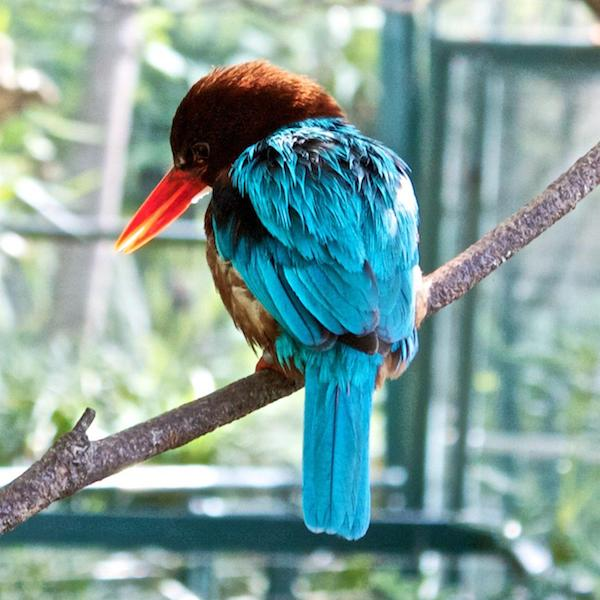
#> input picture week2/data/images/kingfisher.jpg, 600 x 600 px
$ python warpTriangle.py
#> lines starting #> are read from the running program, lines starting #| are printed output that depends on the picture; after the words box and inside, x2 and y2 are one past the last pixel; in counts of white or black regions, pixels touching at a corner belong together
#> further down, imgIn is the input picture: shape (600, 600, 3); mean B, G, R 156, 160.4, 130.2
import cv2
import numpy as np
from dataPath import DATA_PATH


# Warps and alpha blends triangular regions from img1 and img2 to img
def warpTriangle(img1, img2, tri1, tri2) :

  # Find bounding rectangle for each triangle
  r1 = cv2.boundingRect(tri1)
  r2 = cv2.boundingRect(tri2)

  # Crop input image
  img1Cropped = img1[r1[1]:r1[1] + r1[3], r1[0]:r1[0] + r1[2]]
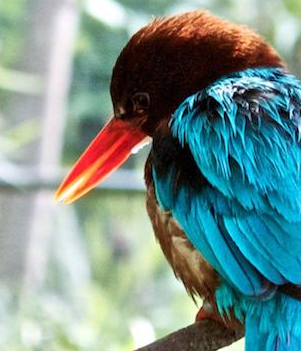
#> img1Cropped: shape (351, 301, 3); mean B, G, R 141.4, 146.5, 119.9

  # Offset points by left top corner of the respective rectangles
  tri1Cropped = []
  tri2Cropped = []

  for i in range(0, 3):
    tri1Cropped.append(((tri1[0][i][0] - r1[0]),(tri1[0][i][1] - r1[1])))
    tri2Cropped.append(((tri2[0][i][0] - r2[0]),(tri2[0][i][1] - r2[1])))

  # Given a pair of triangles, find the affine transform.
  warpMat = cv2.getAffineTransform( np.float32(tri1Cropped), np.float32(tri2Cropped) )

  # Apply the Affine Transform just found to the src image
  img2Cropped = cv2.warpAffine( img1Cropped, warpMat, (r2[2], r2[3]), None, flags=cv2.INTER_LINEAR, borderMode=cv2.BORDER_REFLECT_101 )
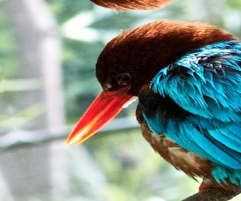
#> img2Cropped: shape (201, 241, 3); mean B, G, R 141.2, 149.2, 132.9

  # Get mask by filling triangle
  mask = np.zeros((r2[3], r2[2], 3), dtype = np.float32)
  cv2.fillConvexPoly(mask, np.int32(tri2Cropped), (1.0, 1.0, 1.0), 16, 0);
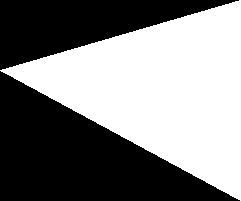
#> mask: shape (201, 241, 3) float32; values 0 (black) and 1 (white), 50.2% white; 2 black regions, box (x1, y1, x2, y2) and area: (0, 71, 240, 201) 15670, (0, 0, 239, 70) 8440

  img2Cropped = img2Cropped * mask
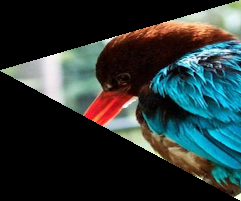
#> img2Cropped: shape (201, 241, 3) float32; mean B, G, R 53.3, 53.7, 41.7

  # Copy triangular region of the rectangular patch to the output image
  img2[r2[1]:r2[1]+r2[3], r2[0]:r2[0]+r2[2]] = img2[r2[1]:r2[1]+r2[3], r2[0]:r2[0]+r2[2]] * ( (1.0, 1.0, 1.0) - mask )
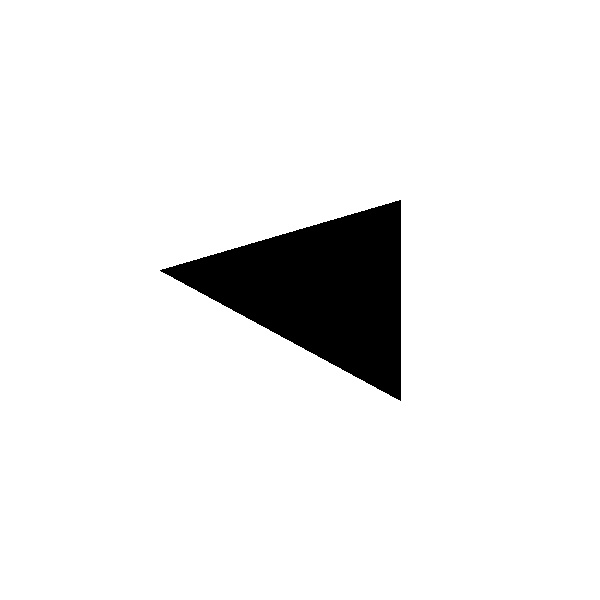
#> img2: shape (600, 600, 3); 93.2% white; 1 black region, box (x1, y1, x2, y2) and area: (160, 200, 401, 401) 24331

  img2[r2[1]:r2[1]+r2[3], r2[0]:r2[0]+r2[2]] = img2[r2[1]:r2[1]+r2[3], r2[0]:r2[0]+r2[2]] + img2Cropped
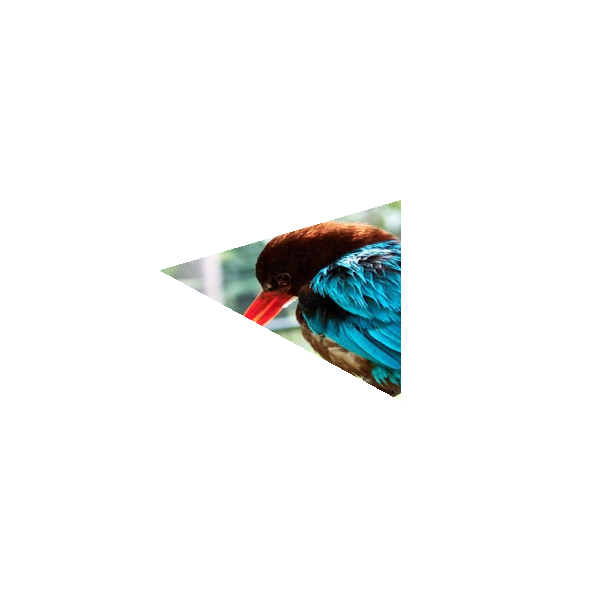
#> img2: shape (600, 600, 3); 6.76% of pixels changed, all inside (x1, y1, x2, y2) = (160, 200, 401, 401); drawn as B, G, R


if __name__ == '__main__' :

  # Read input image
  imgIn = cv2.imread(DATA_PATH + "images/kingfisher.jpg")

  # Output image is set to white
  imgOut = 255 * np.ones(imgIn.shape, dtype = imgIn.dtype)

  # Input triangle
  triIn = np.float32([[[360,50], [60,100], [300,400]]])

  # Output triangle
  triOut = np.float32([[[400,200], [160,270], [400,400]]])

  # Warp all pixels inside input triangle to output triangle
  warpTriangle(imgIn, imgOut, triIn, triOut)

  # Draw triangle using this color
  color = (255, 150, 0)

  # Draw triangles in input and output images.
  cv2.polylines(imgIn, triIn.astype(int), True, color, 2, cv2.LINE_AA)
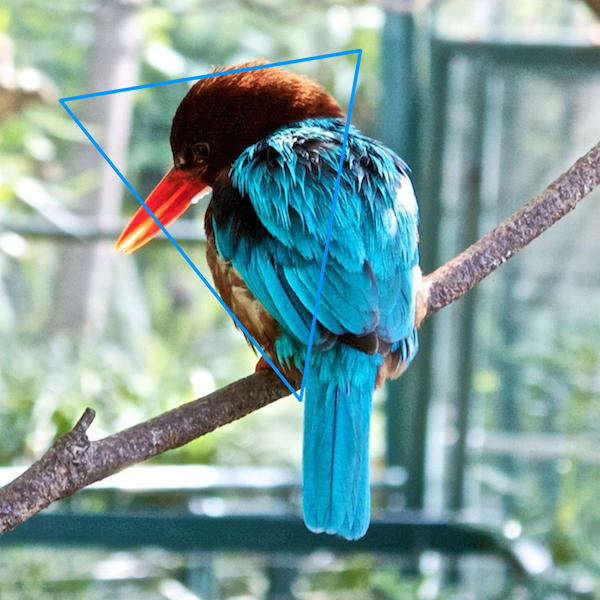
#> imgIn: shape (600, 600, 3); 1.37% of pixels changed, all inside (x1, y1, x2, y2) = (58, 48, 363, 403)
  cv2.polylines(imgOut, triOut.astype(int), True, color, 2, cv2.LINE_AA)

  cv2.namedWindow("Input")
  cv2.imshow("Input", imgIn)
  cv2.imwrite("results/kingfisherInputTriangle.jpg", imgIn)

  cv2.namedWindow("Output")
  cv2.imshow("Output", imgOut)
  cv2.imwrite("results/kingfisherOutputTriangle.jpg", imgOut)


  cv2.waitKey(0)

$ run again, with week2/data/images/bill-clinton.jpg copied over week2/data/images/kingfisher.jpg
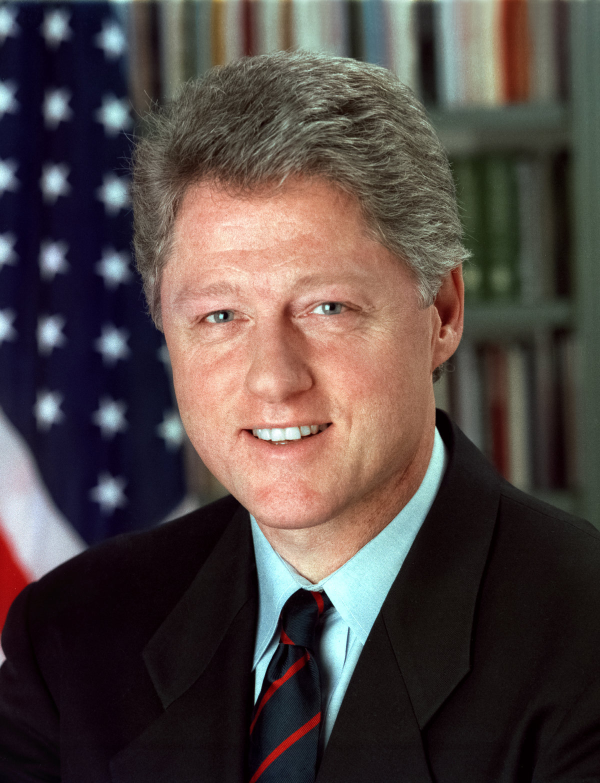
#> input picture week2/data/images/bill-clinton.jpg, 1200 x 1566 px (shown at 1/2 size)
#> imgIn is the input picture: shape (1566, 1200, 3); mean B, G, R 67.3, 69.6, 81.2
#> mask: shape (201, 241, 3) float32; values 0 (black) and 1 (white), 50.2% white; 2 black regions, box (x1, y1, x2, y2) and area: (0, 71, 240, 201) 15670, (0, 0, 239, 70) 8440
#> in warpTriangle, `img2[r2[1]:r2[1]+r2[3], r2[0]:r2[0]+r2[2]] = img2[r2[1]:r2[1]+r2[3], r..`:
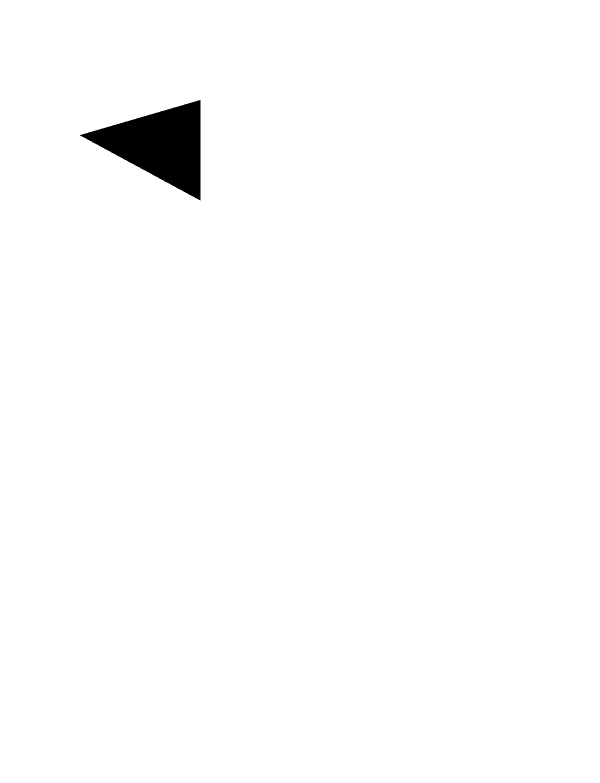
#> img2: shape (1566, 1200, 3) (shown at 1/2 size); 98.7% white; 1 black region, box (x1, y1, x2, y2) and area: (160, 200, 401, 401) 24331
#> `cv2.polylines(imgIn, triIn.astype(int), True, color, 2, cv2.LINE_AA)`:
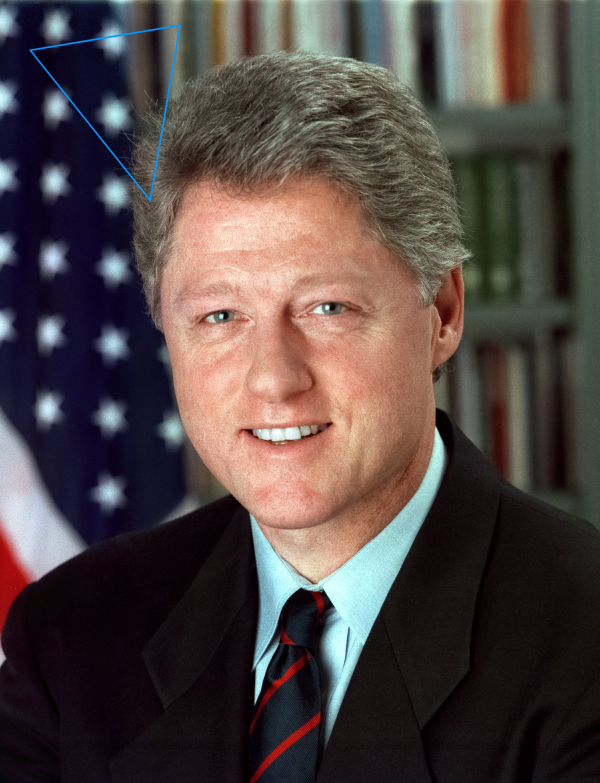
#> imgIn: shape (1566, 1200, 3) (shown at 1/2 size); 0.26% of pixels changed, all inside (x1, y1, x2, y2) = (58, 48, 363, 403)
